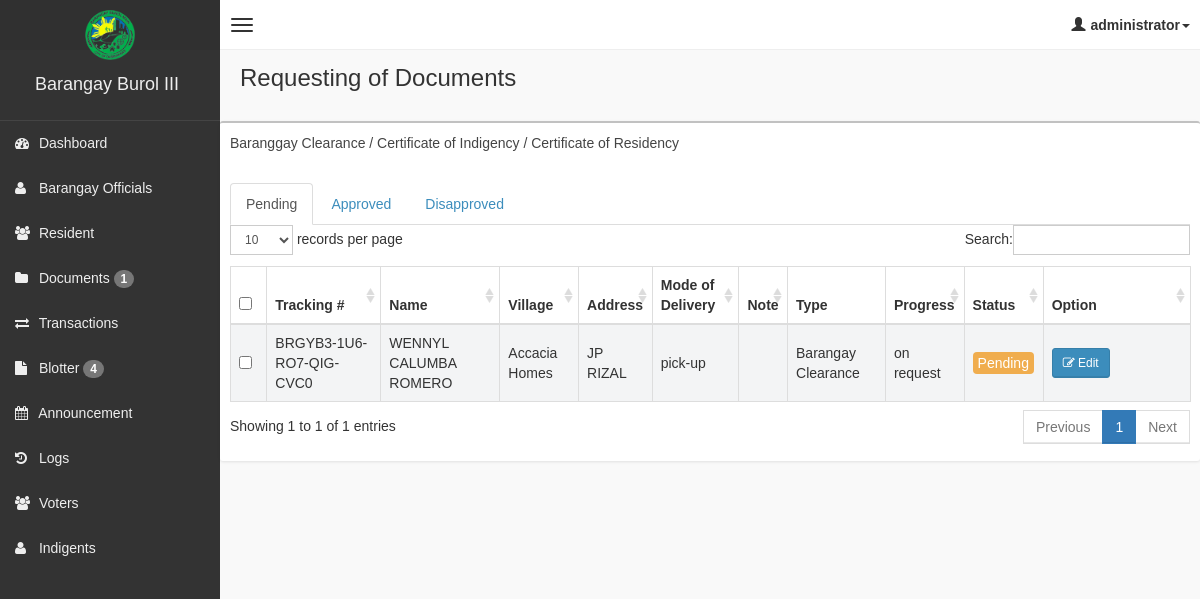
The app's page /admin/documents.php (signed in) with its own data.
### tables this page shows
CREATE TABLE `documents` (
  `id` int(11) NOT NULL,
  `tracking_number` varchar(255) NOT NULL,
  `full_name` varchar(255) NOT NULL,
  `address` varchar(255) NOT NULL,
  `age` varchar(255) NOT NULL,
  `pickup_date` varchar(255) NOT NULL,
  `pickup_time` varchar(255) NOT NULL,
  `year_residency` varchar(255) NOT NULL,
  `purpose` varchar(255) NOT NULL,
  `category` varchar(255) NOT NULL,
  `note` text DEFAULT NULL,
  `type` varchar(255) NOT NULL,
  `status` varchar(255) NOT NULL DEFAULT 'Pending',
  `control_number` varchar(255) NOT NULL,
  `date_added` timestamp NOT NULL DEFAULT current_timestamp(),
  `delivery_mode` enum('pick-up','delivery') NOT NULL,
  `amount_to_prepare` decimal(10,2) DEFAULT NULL,
  `is_archive` tinyint(1) DEFAULT 0
);

CREATE TABLE `user` (
  `user_id` int(11) NOT NULL,
  `full_name` varchar(255) NOT NULL,
  `date_of_birth` date NOT NULL,
  `age` varchar(255) NOT NULL,
  `email` varchar(255) NOT NULL,
  `password` varchar(255) NOT NULL,
  `mobile_number` varchar(15) NOT NULL,
  `gender` varchar(255) NOT NULL,
  `village` varchar(255) NOT NULL,
  `phase` varchar(255) NOT NULL,
  `blk` varchar(255) NOT NULL,
  `street` varchar(255) NOT NULL,
  `id_type` varchar(255) NOT NULL,
  `id_number` varchar(50) NOT NULL,
  `issued_authority` varchar(255) NOT NULL,
  `issued_state` varchar(255) NOT NULL,
  `issued_date` date NOT NULL,
  `expiry_date` date NOT NULL,
  `address_type` varchar(50) NOT NULL,
  `nationality` varchar(50) NOT NULL,
  `state` varchar(50) NOT NULL,
  `district` varchar(50) NOT NULL,
  `block_number` int(11) NOT NULL,
  `father_name` varchar(255) NOT NULL,
  `mother_name` varchar(255) NOT NULL,
  `grandfather` varchar(255) NOT NULL,
  `spouse_name` varchar(255) NOT NULL,
  `father_in_law` varchar(255) NOT NULL,
  `mother_in_law` varchar(255) NOT NULL,
  `status` varchar(255) NOT NULL DEFAULT 'Pending',
  `profile_img` varchar(255) NOT NULL,
  `category` varchar(255) NOT NULL,
  `is_archive` tinyint(4) NOT NULL DEFAULT 0
);

### admin/documents.php (the view, shortened to what this page needs)
<!DOCTYPE html>
<html>
<?php
if (!isset($_SESSION['role'])) {
    header("Location: login.php");
    exit;
} else {
    include('main_style.php');
?>
    <body class="skin-black">
        <?php
        include "db.php";
        include('header.php');
        ?>
        <div class="wrapper row-offcanvas row-offcanvas-left">
            <?php include('sidebar.php'); ?>
            <aside class="right-side">
                <section class="content-header">
                    <h1>Requesting of Documents</h1>
                </section>
                <section class="content">
                    <div class="row">
                        <div class="box">
                            <div class="box-header">
                                <div style="padding:10px;">
                                    Baranggay Clearance / Certificate of Indigency / Certificate of Residency
                                </div>
                            </div>
                            <div class="box-body table-responsive">
                                <ul class="nav nav-tabs" id="myTab">
                                    <li class="active"><a data-target="#pending" data-toggle="tab">Pending</a></li>
                                    <li><a data-target="#approved" data-toggle="tab">Approved</a></li>
                                    <li><a data-target="#disapproved" data-toggle="tab">Disapproved</a></li>
                                </ul>
                                <form method="post">
                                    <div class="tab-content">
                                        <div class="tab-pane active in" id="pending">
                                            <table id="table" class="table table-bordered table-striped">
                                                <thead>
                                                    <tr>
                                                        <?php if (!isset($_SESSION['staff'])) { ?>
                                                            <th style="width: 20px !important;">
                                                                <input type="checkbox" name="chk_delete[]" class="cbxMain" onchange="checkMain(this)" />
                                                            </th>
                                                        <?php } ?>
                                                        <th>Tracking #</th>
                                                        <th>Name</th>
                                                        <th>Village</th>
                                                        <th>Address</th>
                                                        <th>Mode of Delivery</th>
                                                        <th>Note</th>
                                                        <th>Type</th>
                                                        <th>Progress</th>
                                                        <th>Status</th>
                                                        <th style="width: 130px !important;">Option</th>
                                                    </tr>
                                                </thead>
                                                <tbody>
                                                    <?php
                                                    $squery = $pdo->query("
                                                        SELECT d.*, u.full_name, u.village
                                                        FROM documents d
                                                        JOIN user u ON d.full_name = u.full_name
                                                        WHERE d.status = 'Pending'
                                                    ");
                                                    while ($row = $squery->fetch(PDO::FETCH_ASSOC)) {
                                                        echo '<tr>
                                                            <td><input type="checkbox" name="chk_delete[]" class="chk_delete" value="' . $row['id'] . '" /></td>
                                                            <td>' . $row['tracking_number'] . '</td>
                                                            <td>' . $row['full_name'] . '</td>
                                                            <td>' . $row['village'] . ' </td>
                                                            <td>'  . $row['address'] . '</td>
                                                            <td>' . $row['delivery_mode'] . '</td>
                                                            <td>' . $row['note'] . '</td>
                                                            <td>' . $row['type'] . '</td>
                                                            <td>' . $row['category'] . '</td>
                                                            <td><span class="btn-warning" style="padding: 3px 5px; border-radius: 4px;">' . $row['status'] . '</span></td>
                                                            <td>
                                                                <div style="display: flex; gap: 5px;">
                                                                    <button class="btn btn-primary btn-sm" data-toggle="modal" data-target="#editModalDocument' . $row['id'] . '">
                                                                        <i class="fa fa-pencil-square-o"></i> Edit
                                                                    </button>
                                                                </div>
                                                            </td>
                                                        </tr>';
                                                    }
                                                    ?>
                                                </tbody>
                                            </table>
                                        </div>
                                    </div>
                                </form>
                            </div>
                        </div>
                    </div>
                </section>
            </aside>
        </div>
    <?php }
    ?>
    </body>
</html>

### admin/assets/css/AdminLTE.css (style rules this page uses)
html, body { overflow-x: hidden!important; font-family: 'Source Sans Pro', sans-serif; -webkit-font-smoothing: antialiased; min-height: 100%; background: #f9f9f9; }
a { color: #3c8dbc; }
.wrapper { min-height: 100%; }
.wrapper:before, .wrapper:after { display: table; content: " "; }
.wrapper:after { clear: both; }
.right-side, .left-side { min-height: 100%; display: block; }
.right-side { background-color: #f9f9f9; margin-left: 220px; }
.content { padding: 20px 15px; background: #f9f9f9; }
h1, h2, h3, h4, h5, h6, .h1, .h2, .h3, .h4, .h5, .h6 { font-family: 'Source Sans Pro', sans-serif; }
.table-striped > tbody > tr:nth-child(odd) > td, .table-striped > tbody > tr:nth-child(odd) > th { background-color: #f3f4f5; }
.right-side > .content-header { position: relative; padding: 15px 15px 10px 20px; }
.right-side > .content-header > h1 { margin: 0; font-size: 24px; }
.box { position: relative; background: #ffffff; border-top: 2px solid #c1c1c1; margin-bottom: 20px; -webkit-border-radius: 3px; -moz-border-radius: 3px; border-radius: 3px; width: 100%; box-shadow: 0px 1px 3px rgba(0, 0, 0, 0.1); }
.box .box-header { position: relative; -webkit-border-top-left-radius: 3px; -webkit-border-top-right-radius: 3px; -webkit-border-bottom-right-radius: 0; -webkit-border-bottom-left-radius: 0; -moz-border-radius-topleft: 3px; -moz-border-radius-topright: 3px; -moz-border-radius-bottomright: 0; -moz-border-radius-bottomleft: 0; border-top-left-radius: 3px; border-top-right-radius: 3px; border-bottom-right-radius: 0; border-bottom-left-radius: 0; border-bottom: 0px solid #f4f4f4; color: #444; padding-bottom: 10px; }
.box .box-header:before, .box .box-header:after { display: table; content: " "; }
.box .box-header:after { clear: both; }
.box .box-body { padding: 10px; -webkit-border-top-left-radius: 0; -webkit-border-top-right-radius: 0; -webkit-border-bottom-right-radius: 3px; -webkit-border-bottom-left-radius: 3px; -moz-border-radius-topleft: 0; -moz-border-radius-topright: 0; -moz-border-radius-bottomright: 3px; -moz-border-radius-bottomleft: 3px; border-top-left-radius: 0; border-top-right-radius: 0; border-bottom-right-radius: 3px; border-bottom-left-radius: 3px; }
.box .box-body .table { margin-bottom: 0; }
.btn { font-weight: 500; -webkit-border-radius: 3px; -moz-border-radius: 3px; border-radius: 3px; border: 1px solid transparent; -webkit-box-shadow: inset 0px -2px 0px 0px rgba(0, 0, 0, 0.09); -moz-box-shadow: inset 0px -2px 0px 0px rgba(0, 0, 0, 0.09); box-shadow: inset 0px -1px 0px 0px rgba(0, 0, 0, 0.09); }
.btn.btn-primary { background-color: #3c8dbc; border-color: #367fa9; }
.btn.btn-sm { font-size: 12px; }
.skin-black .right-side > .content-header { background: transparent; box-shadow: none; }

### records on screen
documents: tracking_number "BRGYB3-1U6-RO7-QIG-CVC0", user.full_name "WENNYL CALUMBA ROMERO", user.village "Accacia Homes", address "JP RIZAL", delivery_mode "pick-up", type "Barangay Clearance", category "on request", status "Pending"

### other values on screen
$_SESSION['role'] "administrator"
$pendingDocumentCount "1"
$PendingBlotterCount "4"
